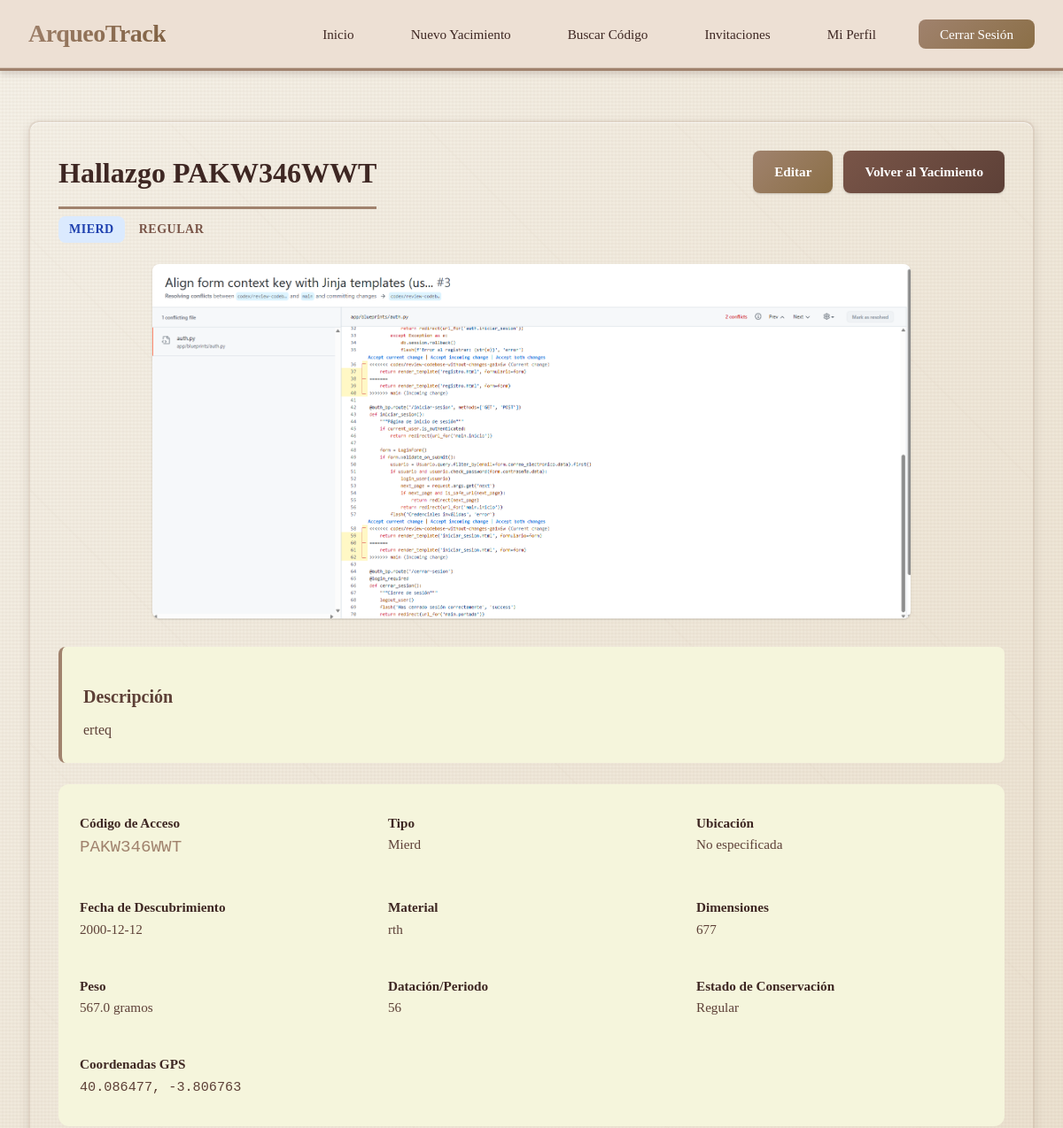
Page /hallazgo/1 (signed in, upper part) on the earlier database version.
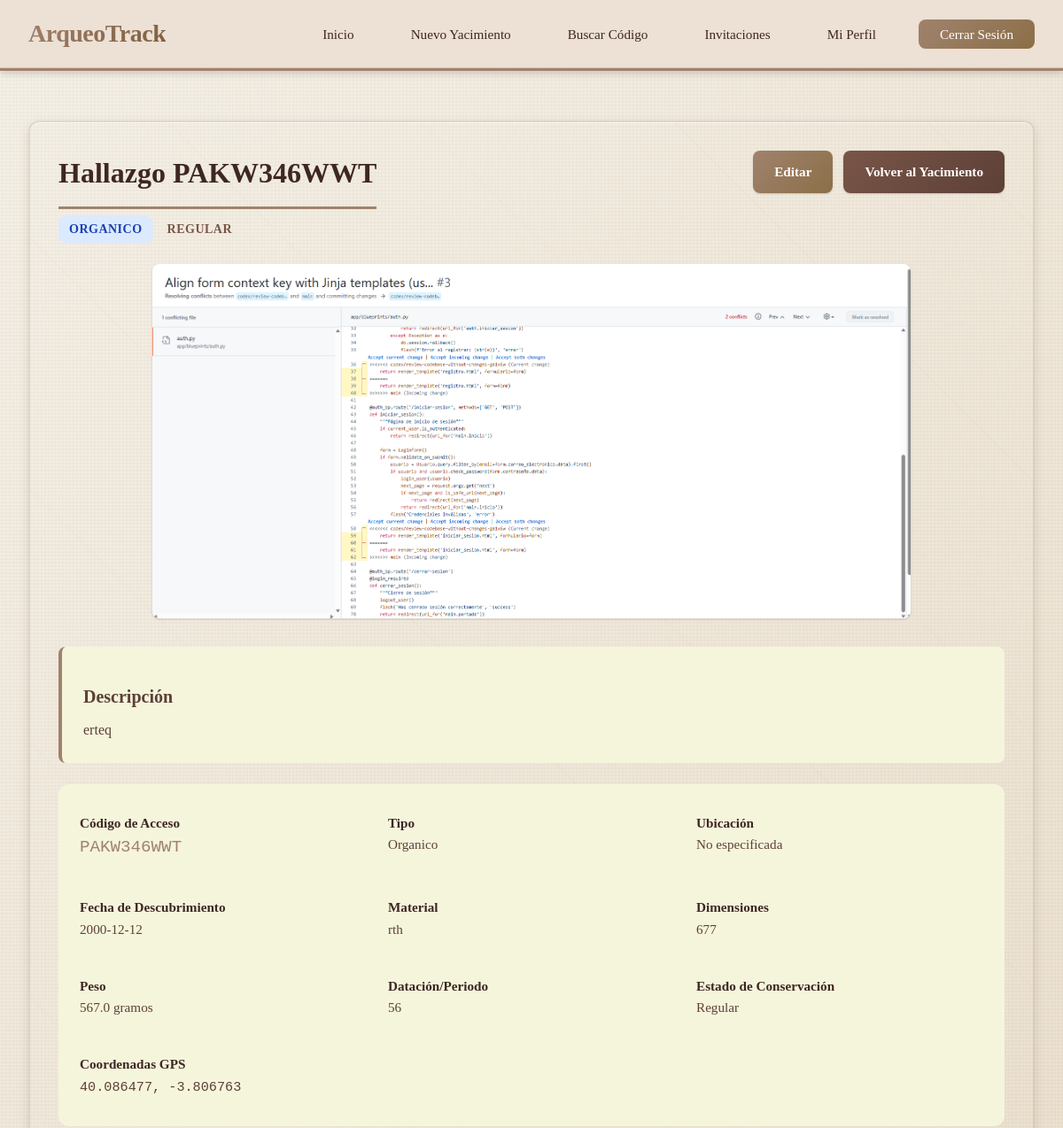
Same page on the later database version.
### app/models/hallazgo.py (models this page shows, shortened)
class Hallazgo(db.Model):
    __tablename__ = 'hallazgos'
    id = db.Column(db.Integer, primary_key=True)
    codigo_acceso = db.Column(db.String(10), unique=True, nullable=False, index=True)
    user_id = db.Column(db.Integer, db.ForeignKey('usuarios.id'), nullable=False, index=True)
    yacimiento_id = db.Column(db.Integer, db.ForeignKey('yacimientos.id'), index=True)
    sector_id = db.Column(db.Integer, db.ForeignKey('sectores.id'), index=True)
    encontrado_por_id = db.Column(db.Integer, db.ForeignKey('usuarios.id'))
    tipo = db.Column(db.String(100))
    material = db.Column(db.String(100))
    datacion = db.Column(db.String(100))
    descripcion = db.Column(db.Text)
    notas = db.Column(db.Text)
    ubicacion = db.Column(db.String(200))
    lat = db.Column(db.Float)
    lng = db.Column(db.Float)
    altitud = db.Column(db.Float)
    dimensiones = db.Column(db.String(100))
    peso = db.Column(db.Float)  # En gramos
    estado_conservacion = db.Column(db.String(50))
    foto = db.Column(db.String(200))
    fecha = db.Column(db.Date)
    proceso_extraccion = db.Column(db.Text)
    destino = db.Column(db.String(200))
    fecha_registro = db.Column(db.DateTime, default=datetime.utcnow, nullable=False)
    fecha_actualizacion = db.Column(db.DateTime, default=datetime.utcnow, onupdate=datetime.utcnow)
    propietario = db.relationship(
        'Usuario',
        back_populates='hallazgos',
        foreign_keys=[user_id]
    )
    encontrado_por = db.relationship(
        'Usuario',
        back_populates='hallazgos_encontrados',
        foreign_keys=[encontrado_por_id]
    )
    yacimiento = db.relationship(
        'Yacimiento',
        back_populates='hallazgos'
    )
    sector = db.relationship(
        'Sector',
        back_populates='hallazgos'
    )
    comentarios = db.relationship(
        'Comentario',
        back_populates='hallazgo',
        cascade='all, delete-orphan',
        lazy='dynamic',
        order_by='Comentario.fecha.desc()'
    )
    eventos = db.relationship(
        'Evento',
        back_populates='hallazgo',
        lazy='dynamic'
    )
    __table_args__ = (
        db.Index('idx_hallazgos_yacimiento_fecha', 'yacimiento_id', 'fecha'),
        db.Index('idx_hallazgos_tipo', 'tipo'),
    )

### app/blueprints/hallazgo.py (the view)
@hallazgo_bp.route('/hallazgo/<int:hallazgo_id>')
@login_required
def detalle(hallazgo_id):
    hallazgo = Hallazgo.query.get_or_404(hallazgo_id)
    puede_ver, _ = current_user.has_permission(hallazgo.yacimiento_id, 'read')
    if hallazgo.user_id != current_user.id and not puede_ver:
        abort(403)
    puede_editar_rol, _ = current_user.has_permission(hallazgo.yacimiento_id, 'edit')
    puede_editar = hallazgo.user_id == current_user.id or puede_editar_rol
    comentarios = Comentario.query.filter_by(hallazgo_id=hallazgo_id).order_by(Comentario.fecha.desc()).all()
    return render_template(
        'hallazgos/detalle.html',
        hallazgo=hallazgo,
        comentarios=comentarios,
        puede_editar=puede_editar,
        time_ago=time_ago
    )

### app/models/user.py (called while the page is built, shortened)
    def has_permission(self, yacimiento_id, permission):
        from app.models.invitacion import Invitacion
        from app.models.yacimiento import Yacimiento
        yacimiento = Yacimiento.query.get(yacimiento_id)
        if not yacimiento:
            return False, None
        if self.id == yacimiento.user_id:
            return True, 'propietario'

### templates/hallazgos/detalle.html (shortened to what the changed rows need)
{% extends "base.html" %}
{% block content %}
<div class="main-content">
    <div class="card">
        <div style="display: flex; justify-content: space-between; align-items: start; flex-wrap: wrap; gap: 1rem; margin-bottom: 1.5rem;">
            <div>
                <h1 style="margin-bottom: 0.5rem;">Hallazgo {{ hallazgo.codigo_acceso }}</h1>
                <p style="color: var(--gray); margin: 0;">
                    <span class="badge badge-info">{{ hallazgo.tipo|title if hallazgo.tipo else 'Sin clasificar' }}</span>
                    {% if hallazgo.estado_conservacion %}
                    <span class="badge badge-secondary">{{ hallazgo.estado_conservacion|title }}</span>
                    {% endif %}
                </p>
            </div>
        </div>
        {% if hallazgo.foto %}
        <div style="margin: 1.5rem 0; text-align: center;">
            <img src="/uploads/{{ hallazgo.foto }}" alt="Foto del hallazgo" style="max-width: 100%; max-height: 400px; border-radius: var(--border-radius); box-shadow: var(--shadow);">
        </div>
        {% endif %}
        {% if hallazgo.descripcion %}
        <div style="margin: 1.5rem 0; padding: 1.5rem; background: var(--light-gray); border-radius: var(--border-radius); border-left: 4px solid var(--primary-color);">
            <h3>Descripción</h3>
            <p style="color: var(--dark-secondary); line-height: 1.7; margin: 0.5rem 0 0 0;">
                {{ hallazgo.descripcion }}
            </p>
        </div>
        {% endif %}
        <div class="detail-grid" style="display: grid; grid-template-columns: repeat(auto-fit, minmax(250px, 1fr)); gap: 1.5rem; padding: 1.5rem; background: var(--light-gray); border-radius: var(--border-radius-lg);">
            <div class="detail-item">
                <strong>Código de Acceso</strong><br>
                <span style="color: var(--primary-color); font-family: monospace; font-size: 1.2rem;">{{ hallazgo.codigo_acceso }}</span>
            </div>
            <div class="detail-item">
                <strong>Tipo</strong><br>
                <span style="color: var(--dark-secondary);">{{ hallazgo.tipo|title if hallazgo.tipo else 'No especificado' }}</span>
            </div>
            <div class="detail-item">
                <strong>Ubicación</strong><br>
                <span style="color: var(--dark-secondary);">{{ hallazgo.ubicacion or 'No especificada' }}</span>
            </div>
            <div class="detail-item">
                <strong>Fecha de Descubrimiento</strong><br>
                <span style="color: var(--dark-secondary);">{{ hallazgo.fecha or 'No especificada' }}</span>
            </div>
            {% if hallazgo.material %}
            <div class="detail-item">
                <strong>Material</strong><br>
                <span style="color: var(--dark-secondary);">{{ hallazgo.material }}</span>
            </div>
            {% endif %}
            {% if hallazgo.dimensiones %}
            <div class="detail-item">
                <strong>Dimensiones</strong><br>
                <span style="color: var(--dark-secondary);">{{ hallazgo.dimensiones }}</span>
            </div>
            {% endif %}
            {% if hallazgo.peso %}
            <div class="detail-item">
                <strong>Peso</strong><br>
                <span style="color: var(--dark-secondary);">{{ hallazgo.peso }} gramos</span>
            </div>
            {% endif %}
            {% if hallazgo.datacion %}
            <div class="detail-item">
                <strong>Datación/Periodo</strong><br>
                <span style="color: var(--dark-secondary);">{{ hallazgo.datacion }}</span>
            </div>
            {% endif %}
            {% if hallazgo.estado_conservacion %}
            <div class="detail-item">
                <strong>Estado de Conservación</strong><br>
                <span style="color: var(--dark-secondary);">{{ hallazgo.estado_conservacion|title }}</span>
            </div>
            {% endif %}
            {% if hallazgo.lat and hallazgo.lng %}
            <div class="detail-item" style="grid-column: span 2;">
                <strong>Coordenadas GPS</strong><br>
                <span style="color: var(--dark-secondary); font-family: monospace;">{{ hallazgo.lat }}, {{ hallazgo.lng }}</span>
            </div>
            {% endif %}
        </div>
    </div>
</div>
{% endblock %}

Differences in the rows shown:
changed Hallazgo "PAKW346WWT": tipo "MIERD" → "ORGANICO"; tipo "Mierd" → "Organico"
